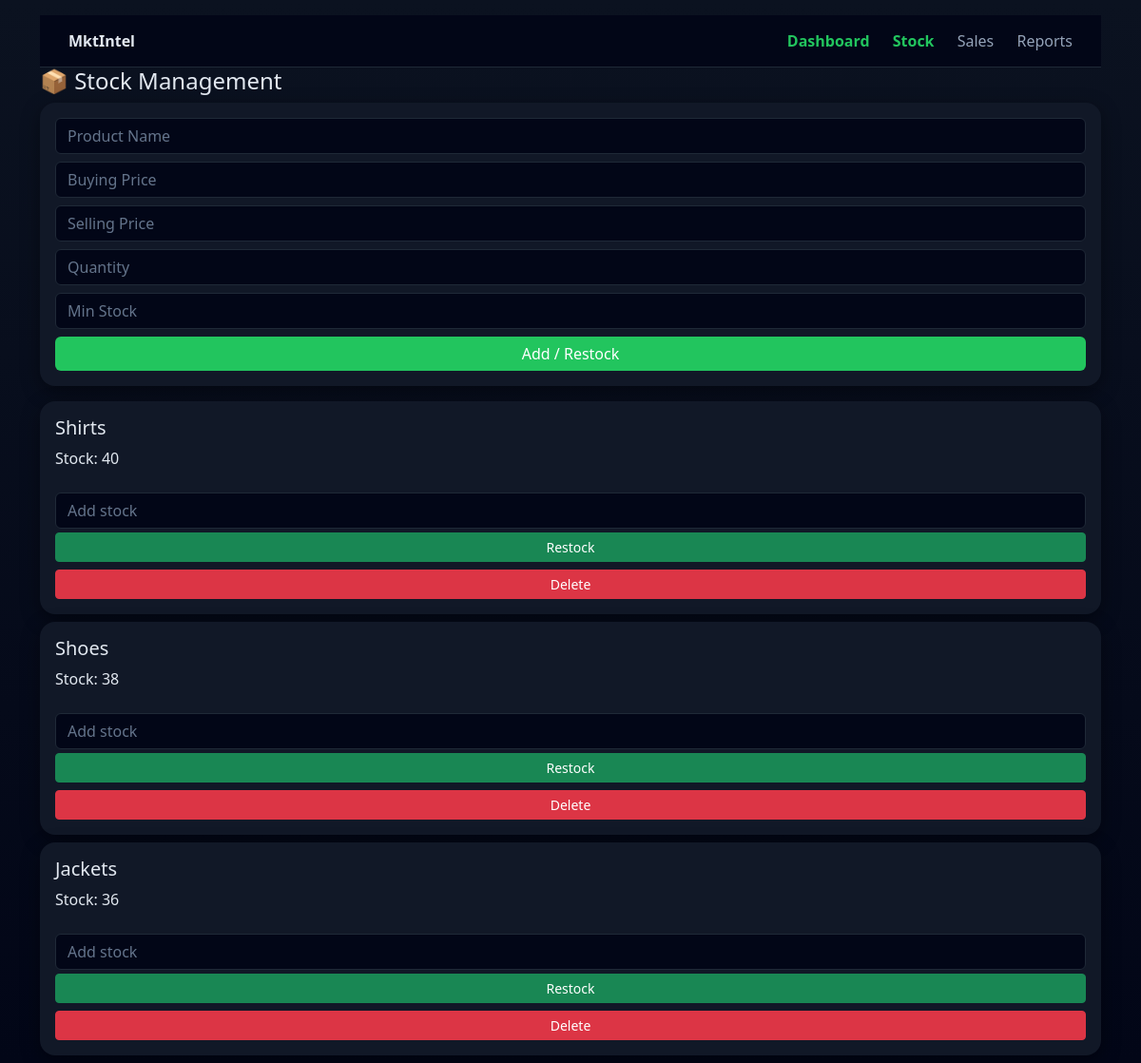
/stock (signed in), run on the app's committed database.
### models.py (models this page shows)
class Product(db.Model):
    id = db.Column(db.Integer, primary_key=True)
    name = db.Column(db.String(100))
    buying_price = db.Column(db.Float)
    selling_price = db.Column(db.Float)
    quantity = db.Column(db.Integer)
    min_stock = db.Column(db.Integer)
    user_id = db.Column(db.Integer, db.ForeignKey('user.id'))  # 🔥 NEW

### app.py (the view)
@app.route('/stock')
@login_required
def stock():
    user_id = session.get('user_id')
    products = Product.query.filter_by(user_id=user_id).all()
    return render_template("stock.html", products=products)

### app.py (called while the page is built)
def login_required(func):
    @wraps(func)
    def wrapper(*args, **kwargs):
        if not session.get('user_id'):
            return redirect('/login')
        return func(*args, **kwargs)
    return wrapper

### templates/stock.html (shortened to what this page needs)
<!DOCTYPE html>
<html>
<head>
    <link href="https://cdn.jsdelivr.net/npm/bootstrap@5.3.0/dist/css/bootstrap.min.css" rel="stylesheet">
</head>
<div class="navbar-top">
    <div><b>MktIntel</b></div>
    <div>
        <a href="/dashboard" class="active">Dashboard</a>
        <a href="/stock">Stock</a>
        <a href="/sales">Sales</a>
        <a href="/reports">Reports</a>
    </div>
</div>
<body class="container mt-3">
<h4>📦 Stock Management</h4>
<div class="card p-3 mb-3">
    <form action="/add_product" method="POST">
        <input class="form-control mb-2" name="name" placeholder="Product Name" required>
        <input class="form-control mb-2" name="buying_price" placeholder="Buying Price" required>
        <input class="form-control mb-2" name="selling_price" placeholder="Selling Price" required>
        <input class="form-control mb-2" name="quantity" placeholder="Quantity" required>
        <input class="form-control mb-2" name="min_stock" placeholder="Min Stock" required>
        <button class="btn btn-primary w-100">Add / Restock</button>
    </form>
</div>
{% for p in products %}
<div class="card p-3 mb-2">
    <h5>{{ p.name }}</h5>
    <p>Stock: {{ p.quantity }}</p>
    <form action="/restock/{{ p.id }}" method="POST" class="mt-2">
        <input class="form-control mb-1" name="quantity" placeholder="Add stock" required>
        <button class="btn btn-success btn-sm w-100">Restock</button>
    </form>
    <a href="/delete/{{ p.id }}" class="btn btn-danger btn-sm mt-2 w-100">Delete</a>
</div>
{% endfor %}
</body>
</html>

### templates/stock.html (style rules this page uses)
body { background: linear-gradient(180deg, #0b1220, #020617); color: #e2e8f0; font-family: 'Segoe UI', sans-serif; }
h1, h2, h3, h4, h5, h6, p, span, label { color: #e2e8f0 !important; }
.card { background: #111827; border-radius: 16px; border: none; box-shadow: 0 6px 20px rgba(0,0,0,0.4); }
input, select, textarea { background: #020617 !important; border: 1px solid #1f2937 !important; color: #e2e8f0 !important; }
input::placeholder { color: #64748b !important; }
.btn-primary { background: #22c55e; border: none; }
.navbar-top { display: none; }
@media (min-width: 768px) { .navbar-top { display: flex; justify-content: space-between; align-items: center; background: #020617; padding: 15px 30px; border-bottom: 1px solid #1f2937; } }
@media (min-width: 768px) { .navbar-top a { color: #94a3b8; margin-left: 20px; text-decoration: none; } }
@media (min-width: 768px) { .navbar-top a.active { color: #22c55e; font-weight: bold; } }

### data on the page
Product: name "Shirts", quantity "40"
Product: name "Shoes", quantity "38"
Product: name "Jackets", quantity "36"
